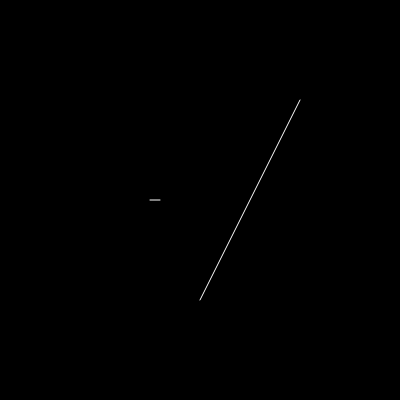
Frame 1 (no input)
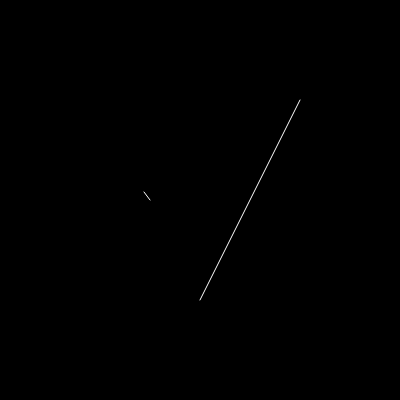
Frame 60 (no input)
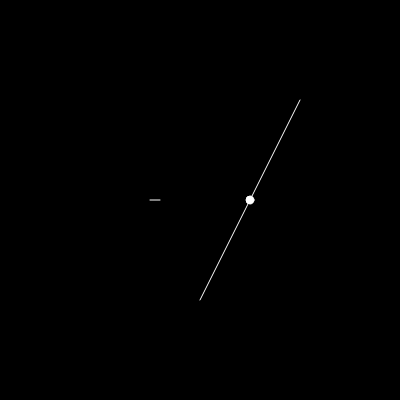
Frame 120 (the mouse pressed at the canvas centre since frame 60)

The p5.js sketch that drew these frames (run headless with seeded random() and noise() and a simulated clock; from frame 60 on, the mouse is pressed at the canvas centre):

// p5.js sketch
// ── sketch.js
let wall;
let ray;

function setup(){
    createCanvas(400, 400);
    wall = new Boundary(300, 100, 200, 300);
    ray = new Ray(150, 200);
}

function draw(){
    background(0);
    wall.show();
    ray.show()
    ray.lookAt(mouseX, mouseY);

    let pt = ray.cast(wall);
    if(pt){
        fill(255);
        ellipse(pt.x, pt.y, 8, 8);
    }
}
// ── boundary.js
class Boundary{
    /**
     * 
     * @param {int} x1 x pos of vec a
     * @param {int} y1 y pos of vec a
     * @param {int} x2 x pos of vec b
     * @param {int} y2 y pos of vec b
     */
    constructor(x1, y1, x2, y2){
        this.a = createVector(x1, y1);
        this.b = createVector(x2, y2);
    }
    show(){
        stroke(255);
        line(this.a.x, this.a.y, this.b.x, this.b.y);
    }
}
// ── particle.js
class Particle{
    constructor(){
        this.pos = createVector(width/2, height/2);
        this.rays = [];
        for(let i=0; i<=360; i+=10){
            this.rays.push(new Ray(this.pos, radians(i)));
        }
    }
    show(){
        fill(255);
        ellipse(this.pos.x, this.pos.y, 8, 8);
        for(let ray of this.rays){
            ray.show();
        }
    }
    updatePos(x, y){
        this.pos.x = x;
        this.pos.y = y;
    }
    look(walls){
        for(let ray of this.rays){
            let shorest_distance = Infinity, closest = null;
            for(let wall of walls){
                const pt = ray.cast(wall);
                if(pt){
                    let d = p5.Vector.dist(this.pos, pt);
                    if(d < shorest_distance){
                        shorest_distance = d;
                        closest = pt;
                    }
                }
            }
            if(closest){
                stroke(255);
                line(this.pos.x, this.pos.y, closest.x, closest.y);
            }
        }
    }
}
// ── ray.js
class Ray {
    constructor(x, y){
        this.pos = createVector(x, y);
        this.dir = createVector(1, 0);
    }
    show(){
        stroke(255);
        push();
        translate(this.pos.x, this.pos.y);
        line(0, 0, this.dir.x * 10, this.dir.y * 10);
        pop();
    }
    lookAt(x, y){
        this.dir.x = x - this.pos.x;
        this.dir.y = y - this.pos.y;
        this.dir.normalize();
    }
    /**
     * 
     * @param {Boundary} wall 
     */
    cast(wall){
        const x1 = wall.a.x;
        const y1 = wall.a.y;
        const x2 = wall.b.x;
        const y2 = wall.b.y;

        const x3 = this.pos.x;
        const y3 = this.pos.y;
        const x4 = x3 + this.dir.x;
        const y4 = y3 + this.dir.y;

        const den = (x1- x2)*(y3 - y4) - (y1 - y2)*(x3 - x4);
        if(den == 0){
            return;
        }

        const t = ((x1 - x3) * (y3 - y4) - (y1 - y3) * (x3 - x4)) / den;
        const u = - ((x1 - x2) * (y1 - y3) - (y1 - y2) * (x1 - x3)) / den;

        if(((0 < t) && (t < 1)) && (u > 0)){
            const pt = createVector();
            pt.x = x1 + t * (x2 - x1);
            pt.y = y1 + t * (y2 - y1);
            return pt;
        }
        else{
            return;
        }
    }
}
